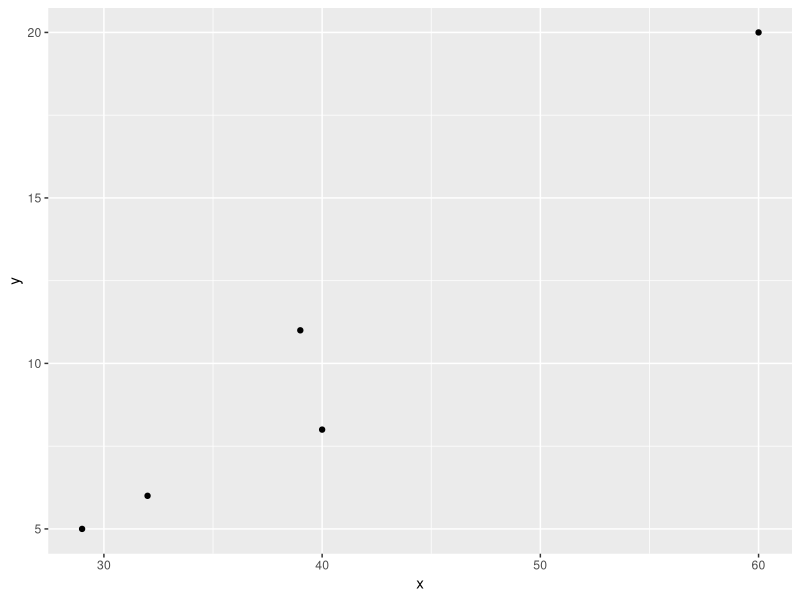
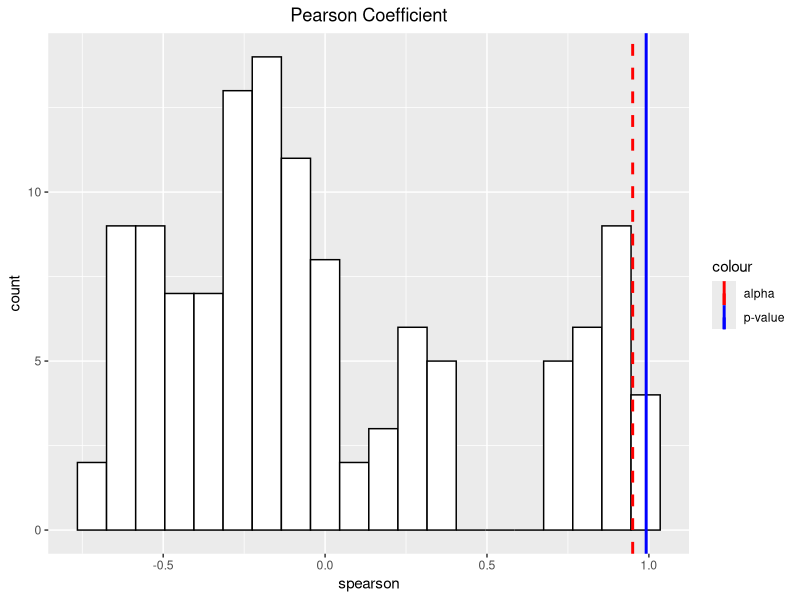
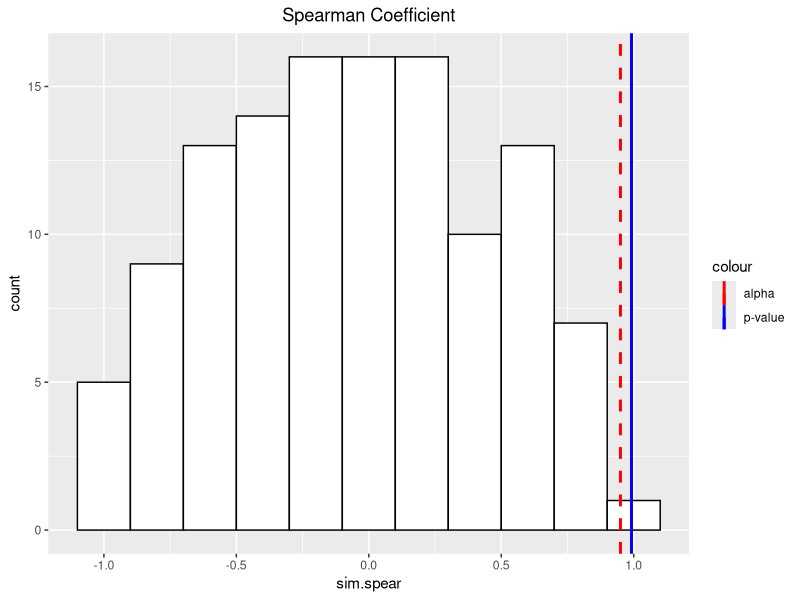
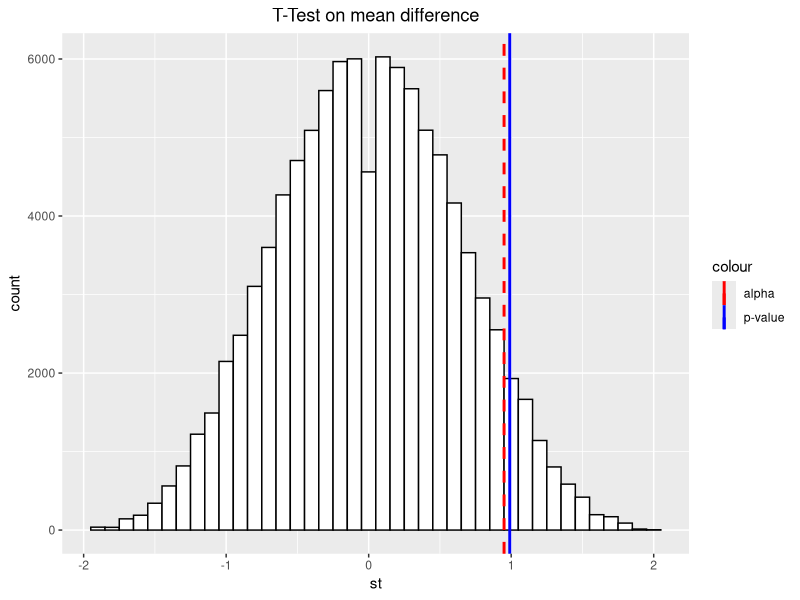
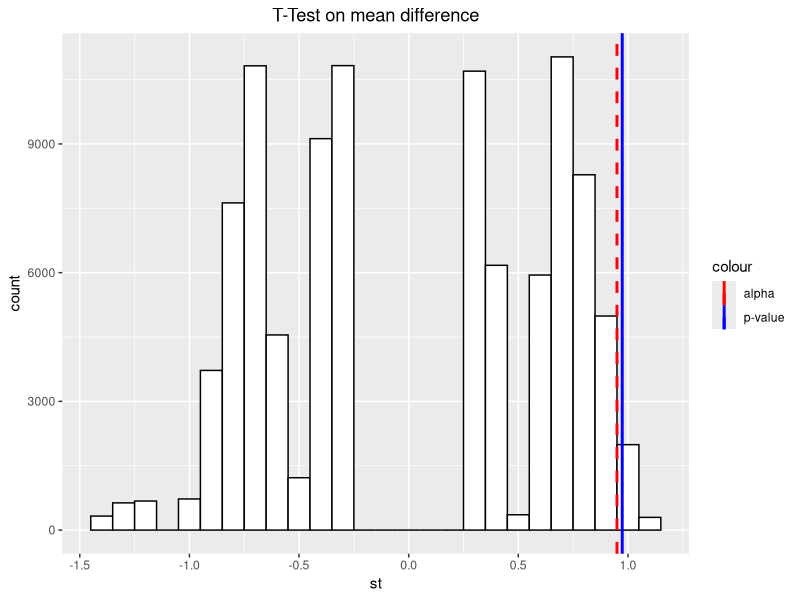

The R source for these figures, in order:

# Data Visualization: Exercise 1 ------------------------------------------
# Author: Alejandro Jiménez  Rico

library('combinat')
library(ggplot2)



# Volume of Air Experiment ------------------------------------------------


# Take a look at the data
x <- c(39,29, 60, 40, 32)
y <- c(11, 5, 20, 8, 6)
spearson <- c()
sim.spear <- c()
df <- as.data.frame(x)
df$y <- y
df$dx <- 0
df$dy <- 0
alpha <- 0.05
ggplot() +
	geom_point(aes(x=x, y=y))

# Compute Pearson Coefficient
cov <- cov(x,y)
sdx <- sd(x)
sdy <- sd(y)
pearson <- cov/(sdx*sdy)

# Clear variables
rm(cov,sdx,sdy)

# Ranking values
for(i in 1:length(x)){
	a <- sort(x, decreasing = TRUE)[i]
	df[df$x == a, ]$dx <- i
	a <- sort(y, decreasing = TRUE)[i]
	df[df$y == a, ]$dy <- i
}

# Compute difference of ranks
df$diff <- df$dx - df$dy
df$diff2 <- df$diff^2

# Compute Spearman Coefficient
t <- table(df$diff)
t <- t[names(t) == 0]
t <- as.data.frame(t)
n <- length(df$diff2) - t$t
n <- length(df$diff2)
spearman <- 1 - 6*(sum(df$diff2))/(n^3-n)

# Clear variables
rm(a,i,t,n)

# Permutation test
cnt <- 0
cnt2 <- 0
w <- permn(y)
for (i in 1:length(w)){
	y <- as.vector(w[[i]])

	# Compute Pearson Coefficient from randomized data
	cov <- cov(x,y)
	sdx <- sd(x)
	sdy <- sd(y)
	spearson[i] <- cov/(sdx*sdy)
	if (spearson[i] > pearson){cnt = cnt + 1}
	
	sspearman <- cor(x,y, method='spearman')
	sim.spear[i] <- sspearman
	if (sim.spear[i] > spearman){cnt2 = cnt2+1}
}
pvalue1 <- cnt/length(w)
pvalue2 <- cnt2/length(w)

pearson.hist <- ggplot() +
	geom_histogram(aes(x=spearson), binwidth = 0.09, colour='black', fill='white') +
	geom_vline(aes(xintercept=quantile(1-pvalue1), colour='p-value'),  size=1, linetype=1, show.legend=TRUE) +
	geom_vline(aes(xintercept=quantile(1-alpha), colour='alpha'), size=1, linetype=2, show.legend=TRUE) +
	scale_colour_manual(values=c('red','blue')) +
	ggtitle('Pearson Coefficient') +
	theme(plot.title = element_text(hjust = 0.5))

spearman.hist <- ggplot() +
	geom_histogram(aes(x=sim.spear), binwidth = 0.2, colour='black', fill='white') +
	geom_vline(aes(xintercept=quantile(1-pvalue2), colour='p-value'),  size=1, linetype=1, show.legend=TRUE) +
	geom_vline(aes(xintercept=quantile(1-alpha), colour='alpha'), size=1, linetype=2, show.legend=TRUE) +
	scale_colour_manual(values=c('red','blue')) +
	ggtitle('Spearman Coefficient') +
	theme(plot.title = element_text(hjust = 0.5))

pearson.hist
spearman.hist

rm(list=ls(all=TRUE))


# Weight Experiment -------------------------------------------------------

nr <- 100000 # Number of rearrangements
st <- numeric(nr)
standard <- c(2.5,3.4,2.9,4.1,5.3,3.4,1.9,3.3,1.8)
additive <- c(3.5,6.3,4.2,4.3,3.8,5.7,4.4)
n1 <- length(standard)
n2 <- length(additive)
total <- n1+n2
alpha <- 0.05

m.st <- mean(standard)
m.add <- mean(additive)

sttrue <- m.add - m.st
cnt <- 0
# Put both sets of observations in a single vector
vect <- c(standard, additive)

# Perform permutations and compare means
for (i in 1:nr){
	d <- sample(vect, total)
	s.st<- d[1:n1]
	a <- n1+1
	s.add <- d[a:total]
	st[i] <- mean(s.add)-mean(s.st)
	if(st[i] > sttrue){cnt = cnt + 1}
}

pvalue <- cnt/nr

# Plot histogram
histogram <- ggplot() +
	geom_histogram(aes(x=st), binwidth = 0.1, colour='black', fill='white') +
	geom_vline(aes(xintercept=quantile(1-pvalue), colour='p-value'),  size=1, linetype=1, show.legend=TRUE) +
	geom_vline(aes(xintercept=quantile(1-alpha), colour='alpha'), size=1, linetype=2, show.legend=TRUE) +
	scale_colour_manual(values=c('red','blue')) +
	ggtitle('T-Test on mean difference') +
	theme(plot.title = element_text(hjust = 0.5))

histogram

sttrue <- median(additive) - median(standard)

# Perform permutation test comparing medians
for (i in 1:nr){
	d <- sample(vect, total)
	s.st<- d[1:n1]
	a <- n1+1
	s.add <- d[a:total]
	st[i] <- median(s.add)-median(s.st)
	if(st[i] > sttrue){cnt = cnt + 1}
}

pvalue <- cnt/nr

# Plot histogram
histogram <- ggplot() +
	geom_histogram(aes(x=st), binwidth = 0.1, colour='black', fill='white') +
	geom_vline(aes(xintercept=quantile(1-pvalue), colour='p-value'),  size=1, linetype=1, show.legend=TRUE) +
	geom_vline(aes(xintercept=quantile(1-alpha), colour='alpha'), size=1, linetype=2, show.legend=TRUE) +
	scale_colour_manual(values=c('red','blue')) +
	ggtitle('T-Test on mean difference') +
	theme(plot.title = element_text(hjust = 0.5))

histogram
